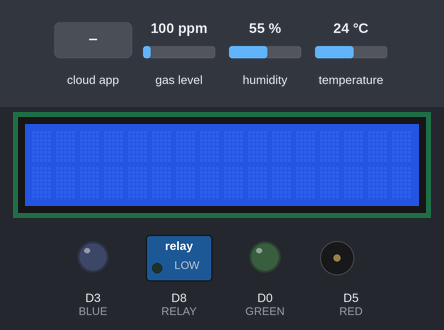
Simulated run of this sketch. Board: ESP8266 (NodeMCU). Parts: 16×2 character LCD, switched loads named in the sketch (green lamp = pin HIGH), output pins drawn as LEDs (lit = HIGH), buzzer (waves = sounding). The inputs (shaded band) are chosen by the test bench; at power-on: gas level 100 ppm, humidity 55 %, temperature 24 °C. WiFi joins after 1.5 s; servers stay silent unless stated; the Firebase database answers and starts empty; what the sketch prints to the serial monitor is not drawn.

Above: at 3.2 s.
3.3 s: the phone or cloud app sets Message to false
At 5.0 s:
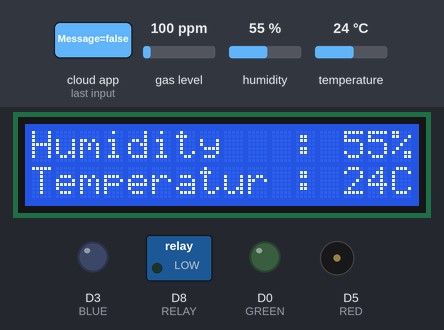
5.7 s: the phone or cloud app sets Fan to true
At 7.2 s:
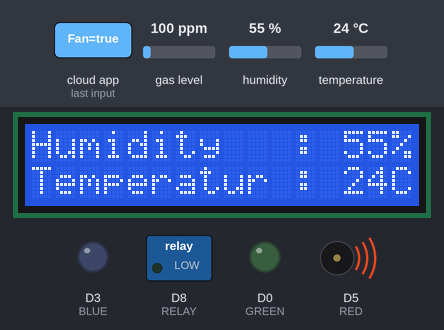
Timing chart, 0 to 16.5 s (numbered marks = the images above; inputs shaded):
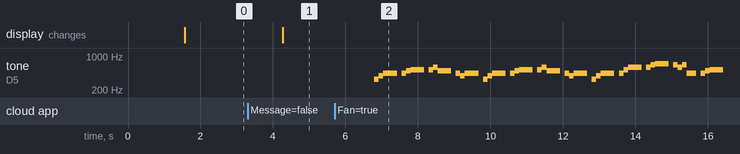

Measured:
- after the input at 3.3 s, the display: changes after 0.97 s (image 1)
- after the input at 5.7 s, tone on D5 (RED): plays 330 Hz for 0.13 s, 392 Hz for 0.13 s, 440 Hz for 0.38 s, 440 Hz for 0.13 s, 494 Hz for 0.13 s, 523 Hz for 0.38 s … (40 notes in this stretch), starting after 1.1 s

The sketch:

sketch_mar9a.ino
```cpp
#include <Arduino.h>
#if defined(ESP32)
  #include <WiFi.h>
#elif defined(ESP8266)
  #include <ESP8266WiFi.h>
#endif
#include <Firebase_ESP_Client.h>
#include <string.h>

//
const int buzzer = 10;

// Change to 0.5 for a slower version of the song, 1.25 for a faster version
const float songSpeed = 1.0;

// Defining frequency of each music note
#define NOTE_C4 262
#define NOTE_D4 294
#define NOTE_E4 330
#define NOTE_F4 349
#define NOTE_G4 392
#define NOTE_A4 440
#define NOTE_B4 494
#define NOTE_C5 523
#define NOTE_D5 587
#define NOTE_E5 659
#define NOTE_F5 698
#define NOTE_G5 784
#define NOTE_A5 880
#define NOTE_B5 988

// Music notes of the song, 0 is a rest/pulse
int notes[] = {
    NOTE_E4, NOTE_G4, NOTE_A4, NOTE_A4, 0,
    NOTE_A4, NOTE_B4, NOTE_C5, NOTE_C5, 0,
    NOTE_C5, NOTE_D5, NOTE_B4, NOTE_B4, 0,
    NOTE_A4, NOTE_G4, NOTE_A4, 0,

    NOTE_E4, NOTE_G4, NOTE_A4, NOTE_A4, 0,
    NOTE_A4, NOTE_B4, NOTE_C5, NOTE_C5, 0,
    NOTE_C5, NOTE_D5, NOTE_B4, NOTE_B4, 0,
    NOTE_A4, NOTE_G4, NOTE_A4, 0,

    NOTE_E4, NOTE_G4, NOTE_A4, NOTE_A4, 0,
    NOTE_A4, NOTE_C5, NOTE_D5, NOTE_D5, 0,
    NOTE_D5, NOTE_E5, NOTE_F5, NOTE_F5, 0,
    NOTE_E5, NOTE_D5, NOTE_E5, NOTE_A4, 0,

    NOTE_A4, NOTE_B4, NOTE_C5, NOTE_C5, 0,
    NOTE_D5, NOTE_E5, NOTE_A4, 0,
    NOTE_A4, NOTE_C5, NOTE_B4, NOTE_B4, 0,
    NOTE_C5, NOTE_A4, NOTE_B4, 0,

    NOTE_A4, NOTE_A4,
    //Repeat of first part
    NOTE_A4, NOTE_B4, NOTE_C5, NOTE_C5, 0,
    NOTE_C5, NOTE_D5, NOTE_B4, NOTE_B4, 0,
    NOTE_A4, NOTE_G4, NOTE_A4, 0,

    NOTE_E4, NOTE_G4, NOTE_A4, NOTE_A4, 0,
    NOTE_A4, NOTE_B4, NOTE_C5, NOTE_C5, 0,
    NOTE_C5, NOTE_D5, NOTE_B4, NOTE_B4, 0,
    NOTE_A4, NOTE_G4, NOTE_A4, 0,

    NOTE_E4, NOTE_G4, NOTE_A4, NOTE_A4, 0,
    NOTE_A4, NOTE_C5, NOTE_D5, NOTE_D5, 0,
    NOTE_D5, NOTE_E5, NOTE_F5, NOTE_F5, 0,
    NOTE_E5, NOTE_D5, NOTE_E5, NOTE_A4, 0,

    NOTE_A4, NOTE_B4, NOTE_C5, NOTE_C5, 0,
    NOTE_D5, NOTE_E5, NOTE_A4, 0,
    NOTE_A4, NOTE_C5, NOTE_B4, NOTE_B4, 0,
    NOTE_C5, NOTE_A4, NOTE_B4, 0,
    //End of Repeat

    NOTE_E5, 0, 0, NOTE_F5, 0, 0,
    NOTE_E5, NOTE_E5, 0, NOTE_G5, 0, NOTE_E5, NOTE_D5, 0, 0,
    NOTE_D5, 0, 0, NOTE_C5, 0, 0,
    NOTE_B4, NOTE_C5, 0, NOTE_B4, 0, NOTE_A4,

    NOTE_E5, 0, 0, NOTE_F5, 0, 0,
    NOTE_E5, NOTE_E5, 0, NOTE_G5, 0, NOTE_E5, NOTE_D5, 0, 0,
    NOTE_D5, 0, 0, NOTE_C5, 0, 0,
    NOTE_B4, NOTE_C5, 0, NOTE_B4, 0, NOTE_A4};

// Durations (in ms) of each music note of the song
// Quarter Note is 250 ms when songSpeed = 1.0
int durations[] = {
    125, 125, 250, 125, 125,
    125, 125, 250, 125, 125,
    125, 125, 250, 125, 125,
    125, 125, 375, 125,

    125, 125, 250, 125, 125,
    125, 125, 250, 125, 125,
    125, 125, 250, 125, 125,
    125, 125, 375, 125,

    125, 125, 250, 125, 125,
    125, 125, 250, 125, 125,
    125, 125, 250, 125, 125,
    125, 125, 125, 250, 125,

    125, 125, 250, 125, 125,
    250, 125, 250, 125,
    125, 125, 250, 125, 125,
    125, 125, 375, 375,

    250, 125,
    //Rpeat of First Part
    125, 125, 250, 125, 125,
    125, 125, 250, 125, 125,
    125, 125, 375, 125,

    125, 125, 250, 125, 125,
    125, 125, 250, 125, 125,
    125, 125, 250, 125, 125,
    125, 125, 375, 125,

    125, 125, 250, 125, 125,
    125, 125, 250, 125, 125,
    125, 125, 250, 125, 125,
    125, 125, 125, 250, 125,

    125, 125, 250, 125, 125,
    250, 125, 250, 125,
    125, 125, 250, 125, 125,
    125, 125, 375, 375,
    //End of Repeat

    250, 125, 375, 250, 125, 375,
    125, 125, 125, 125, 125, 125, 125, 125, 375,
    250, 125, 375, 250, 125, 375,
    125, 125, 125, 125, 125, 500,

    250, 125, 375, 250, 125, 375,
    125, 125, 125, 125, 125, 125, 125, 125, 375,
    250, 125, 375, 250, 125, 375,
    125, 125, 125, 125, 125, 500};
//


//Provide the token generation process info.
#include "addons/TokenHelper.h"
//Provide the RTDB payload printing info and other helper functions.
#include "addons/RTDBHelper.h"

// Insert your network credentials
#define WIFI_SSID "ESP8266"
#define WIFI_PASSWORD "12345678"

// Insert Firebase project API Key
#define API_KEY "AIzaSyDzCFSr7XGTTzz8sbfatmcIaPqKA00tRTs"

// Insert RTDB URLefine the RTDB URL */
#define DATABASE_URL "https://iot-project-c3f57-default-rtdb.asia-southeast1.firebasedatabase.app/"
//Define Firebase Data object
FirebaseData fbdo;
FirebaseAuth auth;
FirebaseConfig config;
unsigned long sendDataPrevMillis = 0;
int count = 0;
bool signupOK = false;

#include "DHT.h"
#include <LiquidCrystal_I2C.h>

LiquidCrystal_I2C lcd(0x27,16,2);
unsigned long previousMillis = 0; // variable to store the previous time
const long interval = 1000; // interval at which to update the LCD (in milliseconds)

#include <MQ2.h>
int pin = A0;
MQ2 mq2(pin);
#define DHTPIN D7
#define DHTTYPE DHT22
#define GREEN D0
#define BLUE D3
#define RED D5
#define BUZZ D5
#define RELAY D8
DHT dht(DHTPIN, DHTTYPE);
void setup(){
  Serial.begin(9600);
  WiFi.begin(WIFI_SSID, WIFI_PASSWORD);
  Serial.print("Connecting to Wi-Fi");
  while (WiFi.status() != WL_CONNECTED){
    Serial.print(".");
    delay(300);
  }
  Serial.println();
  Serial.print("Connected with IP: ");
  Serial.println(WiFi.localIP().toString());
  Serial.println();
  /* Assign the api key (required) */
  config.api_key = API_KEY;

  /* Assign the RTDB URL (required) */
  config.database_url = DATABASE_URL;

  /* Sign up */
  if (Firebase.signUp(&config, &auth, "", "")){
    Serial.println("ok");
    signupOK = true;
  }
  else{
    Serial.printf("%s\n", config.signer.signupError.message.c_str());
  }

  /* Assign the callback function for the long running token generation task */
  config.token_status_callback = tokenStatusCallback; //see addons/TokenHelper.h

  Firebase.begin(&config, &auth);
  Firebase.reconnectWiFi(true);
  //Batas Firebase
  dht.begin();
  lcd.init();
  lcd.clear();
  lcd.backlight();
  mq2.begin();
  pinMode(GREEN, OUTPUT);
  pinMode(BLUE, OUTPUT);
  pinMode(RED, OUTPUT);
  pinMode(BUZZ, OUTPUT);
  pinMode(RELAY, OUTPUT);
}
void loop(){
  delay(100);
  float* values= mq2.read(true);
  int h = dht.readHumidity();
  int t = dht.readTemperature();
  float c = mq2.readCO()*100;
  float s = mq2.readSmoke()*100;
  float g = mq2.readLPG()*100;

  unsigned long currentMillis = millis(); // get the current time

  Serial.print(F("\nHumidity : "));
  Serial.print(h);
  Serial.print(F("\nTemperature : "));
  Serial.print(t);
  Serial.print("\n");

  Firebase.RTDB.setInt(&fbdo,"Temperature", t);
  Firebase.RTDB.setInt(&fbdo,"Humidity", h);
  Firebase.RTDB.setInt(&fbdo,"CO", c);
  Firebase.RTDB.setInt(&fbdo,"Smoke", s);
  Firebase.RTDB.setInt(&fbdo,"LPG", g);

  //klasifikasi

  if(t >= 18 && t <= 24 && h >= 30 && h <= 60 && s <= 100 && g <= 200){
    // ECO MOST IDEAL
    digitalWrite(GREEN, HIGH);
    Firebase.RTDB.setInt(&fbdo,"Level", 1);
  }
  else if(t >= 18 && t <= 24 &&  h < 30 && s <= 100 && g <= 200){
    // TERLALU RENDAH
    digitalWrite(GREEN, HIGH);
    Firebase.RTDB.setInt(&fbdo,"Level", 2);
  }
  else if(t >= 18 && t <= 24 &&  h > 60 && s <= 100 && g <= 200){
    // TERLALU TINGGI
    digitalWrite(GREEN, HIGH);
    Firebase.RTDB.setInt(&fbdo,"Level", 3);
  }
  else if(t >= 25 && t <= 30 && h >= 30 && h <= 60 && s <= 100 && g <= 200){
    // HANGAT
    digitalWrite(GREEN, HIGH);
    Firebase.RTDB.setInt(&fbdo,"Level", 4);
  }
  else if(t >= 25 && t <= 30 && h < 30 && s <= 100 && g <= 200){
    // HANGAT RENDAH
    digitalWrite(GREEN, HIGH);
    Firebase.RTDB.setInt(&fbdo,"Level", 5);
  }
  else if(t >= 25 && t <= 30 && h > 60 && s <= 100 && g <= 200){
    // HANGAT TINGGI
    digitalWrite(GREEN, HIGH);
    Firebase.RTDB.setInt(&fbdo,"Level", 6);
  }
  else if(t >= 31 && h >= 30 && h <= 60 && s <= 100 && g <= 200){
    // PANAS
    Firebase.RTDB.setInt(&fbdo,"Level", 7);
  }
  else if(t >= 31 && h < 30 && s <= 100 && g <= 200){
    // PANAS RENDAH
    Firebase.RTDB.setInt(&fbdo,"Level", 8);
  }
  else if(t >= 31 && h > 60 && s <= 100 && g <= 200){
    // PANAS TINGGI
    Firebase.RTDB.setInt(&fbdo,"Level", 9);
  }

  else if(t >= 18 && t <= 24 && h >= 30 && h <= 60 && s > 100 && s <= 500 && g <= 200){
    // ECO MOST IDEAL TAPI TERKONTAMINASI ASAP
    Firebase.RTDB.setInt(&fbdo,"Level", 10);
  }
  else if(t >= 18 && t <= 24 &&  h < 30 && s > 100 && s <= 500 && g <= 200){
    // TERLALU RENDAH TAPI TERKONTAMINASI ASAP
    Firebase.RTDB.setInt(&fbdo,"Level", 11);
  }
  else if(t >= 18 && t <= 24 &&  h > 60 && s > 100 && s <= 500 && g <= 200){
    // TERLALU TINGGI TAPI TERKONTAMINASI ASAP
    Firebase.RTDB.setInt(&fbdo,"Level", 12);
  }
  else if(t >= 25 && t <= 30 && h >= 30 && h <= 60 && s > 100 && s <= 500 && g <= 200){
    // HANGAT TAPI TERKONTAMINASI ASAP
    Firebase.RTDB.setInt(&fbdo,"Level", 13);
  }
  else if(t >= 25 && t <= 30 && h < 30 && s > 100 && s <= 500 && g <= 200){
    // HANGAT RENDAH TAPI TERKONTAMINASI ASAP
    Firebase.RTDB.setInt(&fbdo,"Level", 14);
  }
  else if(t >= 25 && t <= 30 && h > 60 && s > 100 && s <= 500 && g <= 200){
    // HANGAT TINGGI TAPI TERKONTAMINASI ASAP
    Firebase.RTDB.setInt(&fbdo,"Level", 15);
  }
  else if(t >= 31 && h >= 30 && h <= 60 && s > 100 && s <= 500 && g <= 200){
    // PANAS TAPI TERKONTAMINASI ASAP
    Firebase.RTDB.setInt(&fbdo,"Level", 16);
  }
  else if(t >= 31 && h < 30 && s > 100 && s <= 500 && g <= 200){
    // PANAS RENDAH TAPI TERKONTAMINASI ASAP
    Firebase.RTDB.setInt(&fbdo,"Level", 17);
  }
  else if(t >= 31 && h > 60 && s > 100 && s <= 500 && g <= 200){
    // PANAS TINGGI TAPI TERKONTAMINASI ASAP
    Firebase.RTDB.setInt(&fbdo,"Level", 18);
  }

  else if(t >= 18 && t <= 24 && h >= 30 && h <= 60 && s <= 100 && g > 200){
    // ECO MOST IDEAL TAPI TERKONTAMINASI GAS DAN BISA TERJADI KEBAKARAN
    Firebase.RTDB.setInt(&fbdo,"Level", 19);
  }
  else if(t >= 18 && t <= 24 &&  h < 30 && s <= 100 && g > 200){
    // TERLALU RENDAH TAPI TERKONTAMINASI GAS DAN BISA TERJADI KEBAKARAN
    Firebase.RTDB.setInt(&fbdo,"Level", 20);
  }
  else if(t >= 18 && t <= 24 &&  h > 60 && s <= 100 && g > 200){
    // TERLALU TINGGI TAPI TERKONTAMINASI GAS DAN BISA TERJADI KEBAKARAN
    Firebase.RTDB.setInt(&fbdo,"Level", 21);
  }
  else if(t >= 25 && t <= 30 && h >= 30 && h <= 60 && s <= 100 && g > 200){
    // HANGAT TAPI TERKONTAMINASI GAS DAN BISA TERJADI KEBAKARAN
    Firebase.RTDB.setInt(&fbdo,"Level", 22);
  }
  else if(t >= 25 && t <= 30 && h < 30 && s <= 100 && g > 200){
    // HANGAT RENDAH TAPI TERKONTAMINASI GAS DAN BISA TERJADI KEBAKARAN
    Firebase.RTDB.setInt(&fbdo,"Level", 23);
  }
  else if(t >= 25 && t <= 30 && h > 60 && s <= 100 && g > 200){
    // HANGAT TINGGI TAPI TERKONTAMINASI GAS DAN BISA TERJADI KEBAKARAN
    Firebase.RTDB.setInt(&fbdo,"Level", 24);
  }
  else if(t >= 31 && h >= 30 && h <= 60 && s <= 100 && g > 200){
    // PANAS TAPI TERKONTAMINASI GAS DAN BISA TERJADI KEBAKARAN
    Firebase.RTDB.setInt(&fbdo,"Level", 25);
  }
  else if(t >= 31 && h < 30 && s <= 100 && g > 200){
    // PANAS RENDAH TAPI TERKONTAMINASI GAS DAN BISA TERJADI KEBAKARAN
    Firebase.RTDB.setInt(&fbdo,"Level", 26);
  }
  else if(t >= 31 && h > 60 && s <= 100 && g > 200){
    // PANAS TINGGI TAPI TERKONTAMINASI GAS DAN BISA TERJADI KEBAKARAN
    Firebase.RTDB.setInt(&fbdo,"Level", 27);
  }
  else if(t >= 50 && h <= 30 && s > 500){
    // KEBAKARAN
    Firebase.RTDB.setInt(&fbdo,"Level", 28);
  }
  else{
    Serial.println("ERROR");
  }


  // for message
  if (Firebase.RTDB.get(&fbdo, "/Message")) {
    String switchValue = fbdo.stringData();

    if (strcmp(switchValue.c_str(), "true") == 0) {
      tone(BUZZ, 1000);
      Serial.println("Current Flowing");
      if (currentMillis - previousMillis >= interval) { // check if it's time to update the LCD
        previousMillis = currentMillis; // save the current time
        Firebase.RTDB.get(&fbdo, "/Text");
        String textValue = fbdo.stringData();
        Serial.println("Switch is ON");
        lcd.home();
        lcd.clear();
        lcd.setCursor(0,0);   //Set cursor to character 0 on line 0
        lcd.print(textValue.substring(0,16));

        if (textValue.length() > 16) {         // check if the text is longer than 16 characters
          lcd.setCursor(0, 1);            // set the cursor position for row 2
          lcd.print(textValue.substring(16)); // display the remaining characters of the text on row 2
        }
      }
    }
    else if (strcmp(switchValue.c_str(), "false") == 0) {
      analogWrite(BUZZ, 0);
      Serial.println("Current not Flowing");
      if (currentMillis - previousMillis >= interval) { // check if it's time to update the LCD
        previousMillis = currentMillis; // save the current time
        Serial.println("Switch is OFF");
        lcd.home();
        lcd.clear();
        lcd.setCursor(0,0);   //Set cursor to character 0 on line 0
        lcd.print(F("Humidity   : "));
        lcd.print(h);
        lcd.print(F("%"));
        lcd.setCursor(0,1);   //Move cursor to character 0 on line 1
        lcd.print(F("Temperatur : "));
        lcd.print(t);
        lcd.print(F("C"));
      }
    }
    else {
      Serial.println("Unknown switch value");
      // Do something when the switch value is unknown
    }
  }
  else {
    Serial.println("Failed to get switch value from Firebase");
  }


  // turn on fan
  if (Firebase.RTDB.get(&fbdo, "/Fan")) {
    String switchValue = fbdo.stringData();

    if (strcmp(switchValue.c_str(), "true") == 0) {
      const int totalNotes = sizeof(notes) / sizeof(int);
      // Loop through each note
      for (int i = 0; i < totalNotes; i++)
      {
        const int currentNote = notes[i];
        float wait = durations[i] / songSpeed;
        // Play tone if currentNote is not 0 frequency, otherwise pause (noTone)
        if (currentNote != 0)
        {
          tone(BUZZ, notes[i], wait); // tone(pin, frequency, duration)
        }
        else
        {
          noTone(BUZZ);
        }
        // delay is used to wait for tone to finish playing before moving to next loop
        delay(wait);
      }
      digitalWrite(RELAY, LOW);
      Serial.println("Current Fan Flowing");
      Serial.println("Switch is ON");
    }
    else if (strcmp(switchValue.c_str(), "false") == 0) {
      digitalWrite(RELAY, HIGH);
      Serial.println("Current Fan not Flowing");
      Serial.println("Switch is OFF");
    }
    else {
      Serial.println("Unknown switch value");
      // Do something when the switch value is unknown
    }
  }
  else {
    Serial.println("Failed to get switch value from Firebase");
  }
}
```
